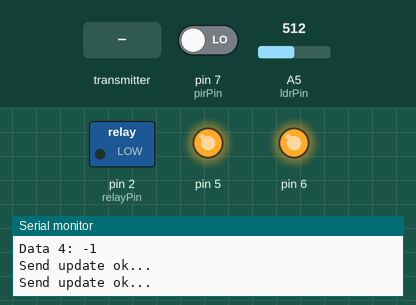
A sketch run on a simulated Arduino Uno, built with avr-gcc and run on an emulated ATmega328P. On the bench: switched loads named in the sketch (green lamp = pin HIGH), output pins drawn as LEDs (lit = HIGH), the last lines printed to the serial monitor. The test bench sets the inputs (shaded band); at power-on: pin 7 (pirPin) LOW, A5 (ldrPin) = 512. No radio packets arrive unless stated.

Above: at 1.3 s.
1.4 s: pin 7 (pirPin) driven HIGH
2.9 s: A5 (ldrPin) set to 111
4.4 s: A5 (ldrPin) set to 92
At 4.7 s:
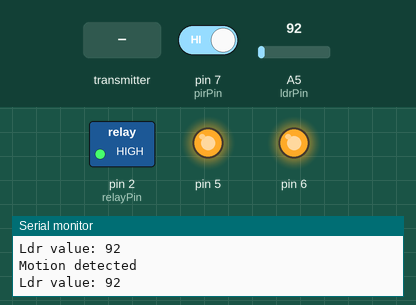
5.9 s: the transmitter starts sending msgType = 0
7.4 s: the transmitter starts sending deviceType = 128
10.4 s: the transmitter starts sending deviceType = 0
Timing chart, 0 to 13.4 s (numbered marks = the images above; inputs shaded):
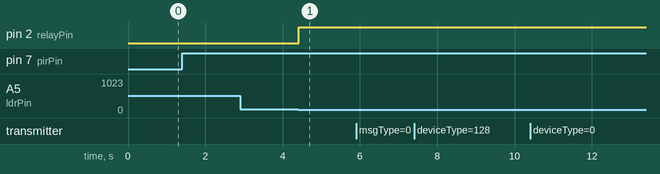

Measured:
- the behaviour switches between 100 and 99 on A5 (ldrPin) (found by bisection; images 0 and 1)
- after the input at 4.4 s, pin 2 (relayPin): LOW → HIGH at once

The sketch:

PirSwitch.ino
```cpp
#include <SPI.h>
#include <EEPROM.h>
#include "nRF24L01.h"
#include "RF24.h"
#include "printf.h"
#include "smarthome.h"

#define DEVICE_TYPE device_pirswitch
#define DEVICE_ID 21
#define UPDATE_INTERVAL 300000
#define SEND_REPEAT 2

// Set up nRF24L01 radio on SPI bus plus pins 8 & 9
RF24 radio(9, 10);

const byte relayPin = 2;
const byte pirPin = 7;
const byte ldrPin = A5;
const int ldrThreshold = 100;
const int pirDelay = 15000;

unsigned long lastCheckTime = 0;
boolean switchOn = false;

void sendUpdate()
{
  message msg;
  msg.deviceID = DEVICE_ID;
  msg.deviceType = DEVICE_TYPE;
  msg.msgType = MSG_Update;
  msg.data[0] = switchOn;
  msg.data[1] = analogRead(ldrPin);
  msg.data[2] = digitalRead(pirPin);
  msg.data[3] = -1;

  printf("\nMsg size: %d", sizeof(struct message));
  printf("\nMsg Type type: %d", msg.msgType);
  printf("\nDevice ID: %d", msg.deviceID);
  printf("\nDevice type: %d", msg.deviceType);
  printf("\nData 1: %d", msg.data[0]);
  printf("\nData 2: %d", msg.data[1]);
  printf("\nData 3: %d", msg.data[2]);
  printf("\nData 4: %d", msg.data[3]);
  printf("\n\n");

  // Stop listening so we can talk
  radio.stopListening();
  for(int i=0; i<SEND_REPEAT; i++) {
    bool ok = radio.write( &msg, sizeof(struct message));
    if (ok)
      printf("\nSend update ok...");
    else
      printf("\nSend update failed.");
    delay(50);
  }

  // Continue listening
  radio.startListening();
}
void setup()
{
  //
  // Print preamble
  //
  Serial.begin(57600);
  printf_begin();

  // use pin 5 as vcc pin for ldr
  pinMode(5, OUTPUT);
  digitalWrite(5, HIGH);
  pinMode(6, OUTPUT);
  digitalWrite(6, HIGH);
  pinMode(pirPin, INPUT);
  pinMode(ldrPin, INPUT);
  pinMode(relayPin, OUTPUT);
  digitalWrite(relayPin, LOW); // init OFF all relay
  switchOn = false; // status of relay is OFF

  //
  // Setup and configure rf radio
  //

  radio.begin();

  // Optionally, increase the delay between retries & # of retries
  radio.setRetries(15, 15);

  // Optionally, reduce the payload size.  seems to
  // Improve reliability
  radio.setPayloadSize( sizeof(struct message) );
  radio.setChannel(0x4c);
  radio.setPALevel(RF24_PA_MAX);
  radio.setDataRate(RF24_250KBPS);
  radio.setAutoAck(0);

  //
  // Open pipes to other nodes for communication
  //

  radio.openWritingPipe(GATEWAY_PIPE);
  radio.openReadingPipe(1, CLIENT_PIPE+DEVICE_ID);

  //
  // Start listening
  //

  radio.startListening();

  //
  // Dump the configuration of the rf unit for debugging
  //

  radio.printDetails();

  // Waiting for Gateway implement the register command
  delay(50);

  sendUpdate();

  // Initial Health Check Cycle
  lastCheckTime = millis();
}
void loop()
{
  // turn off light if no motion for long time
  if (switchOn) {
    unsigned long lapsedTime = (unsigned long)(millis() - lastCheckTime);
    if (lapsedTime > pirDelay) {
      printf("\nNo motion for long time. Turn off light now.");
      digitalWrite(relayPin, LOW);
      switchOn = false;
      sendUpdate();
    }
  }

  // check if motion detected
  if (digitalRead(pirPin) == HIGH)
  {
    printf("\nMotion detected");
    lastCheckTime = millis();

    // read the env light status
    // (which goes from 0 - 1023)
    int ldrValue = analogRead(ldrPin);

    printf("\nLdr value: %d", ldrValue);

    if (ldrValue < ldrThreshold) {
      if (!switchOn) {
        printf("\nNow is night and motion detected so turn on the light");
        digitalWrite(relayPin, HIGH);
        switchOn = true;
        sendUpdate();
      }
    }
  }

  if (radio.available())
  {
    printf("\nRF24 data received");
    struct message msg;
    bool done = false;
    // Dump the payloads until we've gotten everything
    while (!done)
    {
      // Fetch the payload, and see if this was the last one.
      done = radio.read( &msg, sizeof(struct message));
    }
    printf("\n\n\n");
    printf("\nMessage: msgType - %d;", msg.msgType);
    printf("\nDeviceID - %d", msg.deviceID);
    printf("\nDeviceType - %d;", msg.deviceType);
    printf("\nData 1: %d", msg.data[0]);
    printf("\nData 2: %d", msg.data[1]);
    printf("\nData 3: %d", msg.data[2]);
    printf("\nData 4: %d", msg.data[3]);
    printf("\n\n\n");
    // Check destination ID
    if (msg.deviceID == DEVICE_ID){
      // Update status if Switchboard received command request status from Gateway
      if (msg.msgType == MSG_RequireUpdate){
        sendUpdate();
        // Update Health Check Time
        lastCheckTime = millis();
      } else if (msg.msgType == MSG_ChangeStatus){
        if (msg.data[0] != 0 && msg.data[0] != 1) {
          printf("\nData received is valid");
          digitalWrite(relayPin, msg.data[0]);
          switchOn = msg.data[0];
          sendUpdate();
          // Update Health Check Time
          lastCheckTime = millis();
        } else {
          // invalid data received
          printf("\nData received is invalid");
        }
      } else if (msg.deviceID == BROADCAST_ID){
        if (msg.msgType == MSG_RequireUpdate){
          // Waiting for other clients send status update to Gateway done
          delay(DEVICE_ID*20);
          sendUpdate();
          // Update Health Check Time
          lastCheckTime = millis();
        }
      }
    }
  }
  delay(50);
}
```

printf.h
```cpp
// (licence header left out)
/**
 * @file printf.h
 *
 * Setup necessary to direct stdout to the Arduino Serial library, which
 * enables 'printf'
 */

#ifndef __PRINTF_H__
#define __PRINTF_H__

#ifdef ARDUINO

int serial_putc( char c, FILE * )
{
  Serial.write( c );

  return c;
}

void printf_begin(void)
{
  fdevopen( &serial_putc, 0 );
}

#else
#error This example is only for use on Arduino.
#endif // ARDUINO

#endif // __PRINTF_H__
```

smarthome.h
```cpp
/**
 * File: smarthome.h
 *
 * Description: define command, pipe address, structure use in smarhome system
 *
 */

#ifndef __SMARTHOME_H__
#define __SMARTHOME_H__

////////////////// COMMON DEFINE ///////////////////////////////////
#define ON                        1
#define OFF                       0
#define GATEWAY_ID                0x0
#define BROADCAST_ID              0xff


////////////////// PIPE ADDRESS ////////////////////////////////////
#define GATEWAY_PIPE              0xF0F0F0F0A0LL
#define CLIENT_PIPE               0xF0F0F0F0B0LL


////////////////// COMMNUNICATION COMMAND //////////////////////////
enum message_type
{
	MSG_Register = 1, //Register message, sent when client boots up
	/*Update message sent to gateway when client status changed, 4 data int used for relay status
	  With sensor, only 1 or 2 data int used
	  With door lock, only 1 data int used for open or locked status
	*/
	MSG_Update,
	/*
	  Require Update message sent by gateway when booting up.
	  When received this, client must send its status to GW
	*/
	MSG_RequireUpdate,
	/*
	  Change Status message, sent from gateway to client to ask for changing status
	  With switch board or PIR, first byte is relay to turn on or off (1-4), second int is 0 (OFF) or 1 (ON)
	  With door lock, first int is used, either 0 (LOCKED) or 1 (OPEN)

	*/
	MSG_ChangeStatus,

        /*
	  Send setting message, sent from gateway to client to ask for changing setting values
	  For example, with PIR, first byte is cds threshold (0-255), second int is PIR delay (0-200)
	*/
	MSG_SendSettings

};


////////////////// DEVICE TYPE ///////////////////////////////////
enum device_type
{
  device_switchboard = 10,
  device_pirswitch = 20,
  device_tempsensor = 51,
  device_soilsensor = 52,
  device_gassensor = 53,
  device_pirsensor = 55,
  device_lockdoor = 60
};


////////////////// STRUCTURE ///////////////////////////////////////
// Message Structure
typedef struct message
{
  uint8_t msgType;
  uint8_t deviceType;
  uint8_t deviceID;
  uint16_t data[4];
};

#endif // __PRINTF_H__
```
